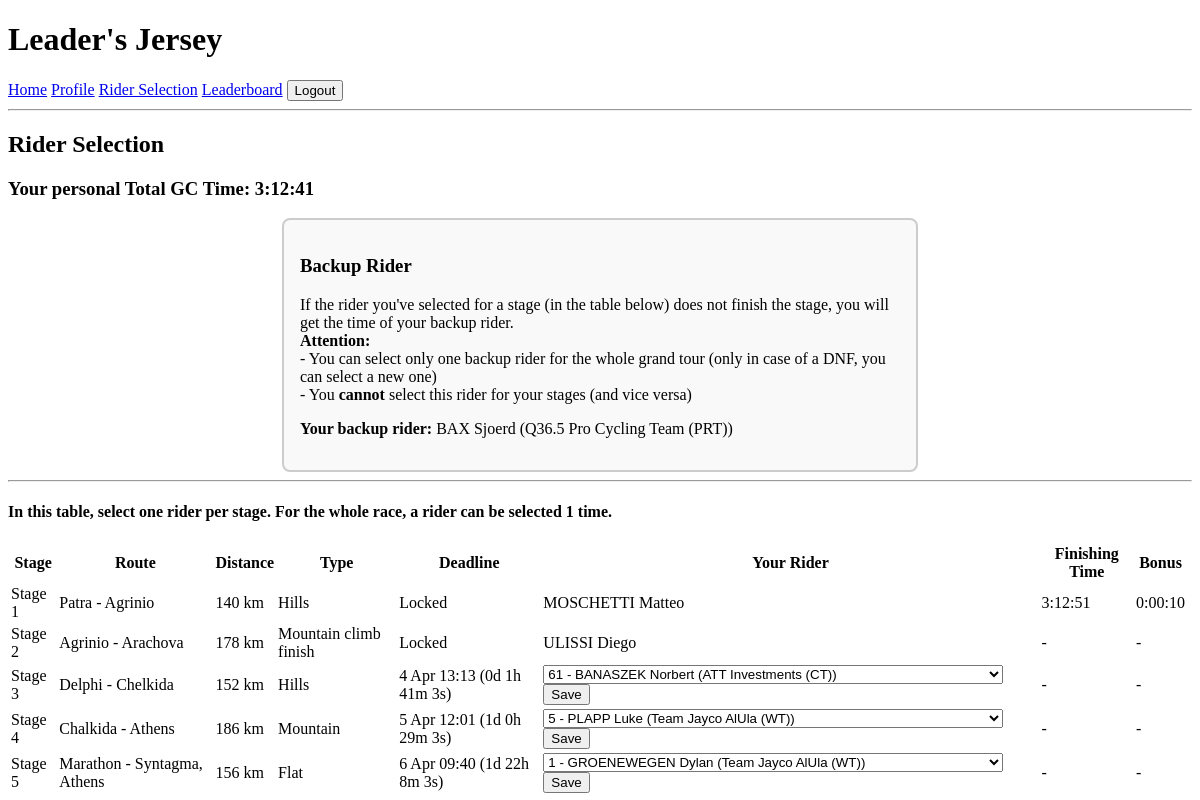
Page /rider_selection/ (signed in) on the earlier database version.
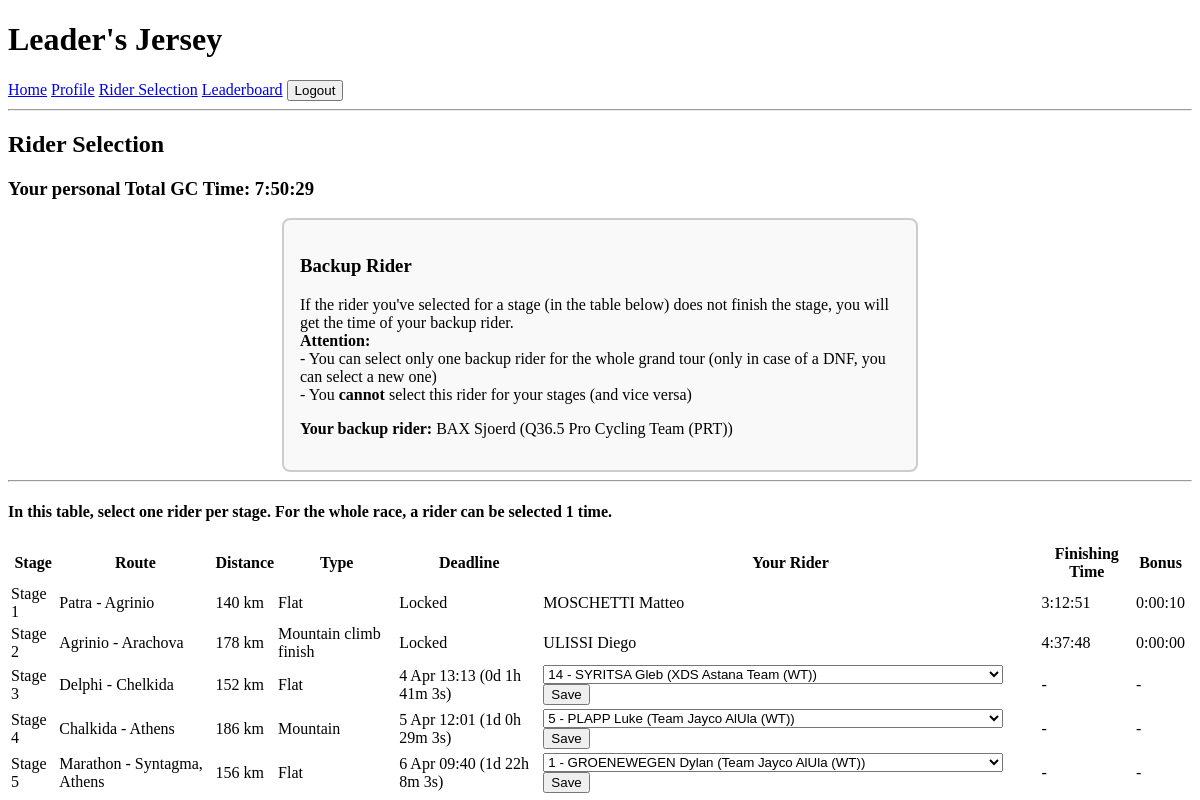
Same page on the later database version.
### game/models.py (models this page shows, shortened)
class PlayerSelection(models.Model):
    player = models.ForeignKey(User, on_delete=models.CASCADE, related_name='selections')
    stage = models.ForeignKey(Stage, on_delete=models.CASCADE, null=True, blank=True, related_name='player_selections')
    rider = models.ForeignKey(Rider, on_delete=models.CASCADE)
    selected_at = models.DateTimeField(auto_now_add=True)
    class Meta:
        constraints = [
            models.UniqueConstraint(fields=['player', 'stage'], name='unique_stage_selection'),
            models.UniqueConstraint(fields=['player'], condition=models.Q(stage__isnull=True), name='unique_backup_selection')
        ]

class Rider(models.Model):
    rider_name = models.CharField(max_length=100)
    team = models.CharField(max_length=100)
    nationality = models.CharField(max_length=100)
    external_id = models.CharField(max_length=100, unique=True)
    start_number = models.PositiveSmallIntegerField(null=True, blank=True)
    is_participating = models.BooleanField(default=False)
    class Meta:
        ordering = ['start_number']

class Stage(models.Model):
    STAGE_TYPE_CHOICES = [
        ('Flat', 'Flat'),
        ('Hills', 'Hills'),
        ('Punch', 'Punch'),
        ('Mountain', 'Mountain'),
        ('Mountain climb finish', 'Mountain climb finish'),
        ('Indiv. Time Trial', 'Indiv. Time Trial'),
        ('Team TT', 'Team Time Trial')
    ]
    race = models.ForeignKey(Race, on_delete=models.CASCADE, related_name='stages', null=True)
    stage_number = models.PositiveSmallIntegerField()
    stage_date = models.DateField()
    departure = models.CharField(max_length=100, null=True)
    arrival = models.CharField(max_length=100, null=True, default='Unknown')
    distance = models.PositiveSmallIntegerField(null=True)
    stage_type = models.CharField(max_length=30, choices=STAGE_TYPE_CHOICES, null=True, blank=True)     # mountain, sprint, TT etc.
    start_time = models.TimeField(default=time(12,0))
    class Meta:
        unique_together = ('race', 'stage_number')  # prevents duplicate stage numbers per race
        ordering = ['race', 'stage_number']

class StageResult(models.Model):
    stage = models.ForeignKey(Stage, on_delete=models.SET_NULL, related_name='results', null=True, blank=True)
    rider = models.ForeignKey(Rider, on_delete=models.CASCADE, related_name='stage_results')
    finishing_time = models.DurationField(null=True, blank=True)
    ranking = models.PositiveSmallIntegerField(null=True, blank=True)
    bonus = models.DurationField(default=timedelta(seconds=0))
    gc_time = models.DurationField(null=True, blank=True)
    gc_rank = models.PositiveSmallIntegerField(null=True, blank=True)

### game/views.py (the view)
# urls.py: path('rider_selection/', rider_selection, name='rider_selection'),
@login_required
def rider_selection(request):
    current_race = Race.objects.order_by('-year').first()
    if current_race:
        stages = Stage.objects.filter(race=current_race).order_by('stage_date', 'stage_number')
    else:
        stages = []
    race_length = len(stages)
    if race_length <= 8:
        rider_limit = 1
    elif race_length <= 14:
        rider_limit = 2
    else:
        rider_limit = 3
    riders = Rider.objects.filter(is_participating=True).order_by('rider_name')
    dnf_riders = StageResult.objects.filter(
        stage__race=current_race,
        finishing_time__isnull=True
    ).values_list('rider_id', flat=True)
    eligible_riders = riders.exclude(id__in=dnf_riders)
    dnf_riders_qs = riders.filter(id__in=dnf_riders)
    sorted_riders = list(eligible_riders) + list(dnf_riders_qs)
    player_selections = PlayerSelection.objects.filter(
        player=request.user,
        stage__in=stages
    ).select_related('stage', 'rider')
    rider_usage = {}
    for selection in player_selections:
        if selection.rider:
            rider_id = selection.rider.id
            rider_usage[rider_id] = rider_usage.get(rider_id, 0) + 1
    selected_stage_rider_ids = set(sel.rider.id for sel in player_selections if sel.rider and sel.stage is not None)
    selection_lookup = { sel.stage_id: sel for sel in player_selections }
    backup_selection = PlayerSelection.objects.filter(player=request.user, stage=None).first()
    backup_rider_id = backup_selection.rider.id if backup_selection and backup_selection.rider else None
    backup_rider_dnf = backup_rider_id in dnf_riders if backup_rider_id else False
    if stages:
        stage1_deadline = timezone.make_aware(datetime.combine(stages[0].stage_date, time(hour=12)))
        backup_locked = timezone.now() > stage1_deadline and not backup_rider_dnf
    else:
        backup_locked = True
    stage_data = []
    total_gc_time = timedelta(0)
    for stage in stages:
        deadline = timezone.make_aware(datetime.combine(stage.stage_date, stage.start_time))
        locked = timezone.now() > deadline
        deadline_iso = deadline.isoformat()
        selection = selection_lookup.get(stage.id)
        selected_rider = selection.rider if selection else None
        result = None
        used_backup = False
        used_fallback = False
        result_source = None
        if selected_rider:
            result_source = None
            try:
                result = StageResult.objects.get(stage=stage, rider=selected_rider)
                result_source = "selection"
            except StageResult.DoesNotExist:
                result = None
        if not result and backup_selection and backup_selection.rider:
            try:
                result = StageResult.objects.get(stage=stage, rider=backup_selection.rider)
                used_backup = True
                result_source = "backup"
            except StageResult.DoesNotExist:
                pass
        if not result:
            last_result = StageResult.objects.filter(stage=stage).order_by('-ranking').first()
            if last_result:
                result = last_result
                used_fallback = True
                result_source = "last finisher"
        if result:
            if used_fallback:
                total_gc_time += result.finishing_time  # no bonus
            else:
                total_gc_time += result.finishing_time - result.bonus
        stage_data.append({
            'stage': stage,
            'locked': locked,
            'selection': selected_rider,
            'result': result,
            'riders': riders.exclude(id=backup_rider_id) if backup_rider_id else riders,
            'sorted_riders': sorted_riders,
            'deadline': deadline,
            'deadline_iso': deadline_iso,
            'used_backup': used_backup,
            'used_fallback': used_fallback,
            'result_source': result_source
        })
    return render(request, 'rider_selection.html', {
        'stage_data': stage_data,
        'total_gc_time': total_gc_time,
        'backup_selection': backup_selection,
        'backup_locked': backup_locked,
        'backup_riders': riders.exclude(id__in=selected_stage_rider_ids),
        'dnf_riders': dnf_riders,
        'rider_usage': rider_usage,
        'rider_limit': rider_limit,
    })

### game/templatetags/custom_filters.py (called while the page is built)
@register.filter
def get_item(dictionary, key):
    return dictionary.get(key)

### game/templates/rider_selection.html (shortened to what this page needs)
{% extends "base.html" %}
{% load custom_filters %}
{% block content %}
    <h2>Rider Selection</h2>
    <h3><strong>Your personal Total GC Time:</strong>  {{ total_gc_time }}</h3>
    <div style="border: 2px solid #ccc; padding: 1em; margin-bottom: 2em; border-radius: 8px; background-color: #f9f9f9; max-width: 600px; margin: 0 auto;">
        <h3>Backup Rider</h3>
        <p>If the rider you've selected for a stage (in the table below) does not finish the stage, you will get the time of your backup rider.<br>
            <strong>Attention:</strong>
            <br>- You can select only one backup rider for the whole grand tour (only in case of a DNF, you can select a new one)<br>
            - You <strong>cannot</strong> select this rider for your stages (and vice versa)
        </p>
        {% if backup_locked %}
            {% if backup_selection %}
                <p><strong>Your backup rider:</strong> {{ backup_selection.rider.rider_name }} ({{ backup_selection.rider.team }})</p>
            {% else %}
                <p><strong>No backup rider selected</strong></p>
            {% endif %}
        {% endif %}
    </div>
    <hr>
    <h4><strong>In this table, select one rider per stage. For the whole race, a rider can be selected {{ rider_limit}} time{{ rider_limit|pluralize }}.</strong></h4>
    <table>
        <thead>
            <tr>
                <th>Stage</th>
                <th>Route</th>
                <th>Distance</th>
                <th>Type</th>
                <th>Deadline</th>
                <th>Your Rider</th>
                <th>Finishing Time</th>
                <th>Bonus</th>
                <th></th>
            </tr>
        </thead>
        <tbody>
            {% for item in stage_data %}
                <tr>
                    <td>Stage {{ item.stage.stage_number }}</td>
                    <td>{{ item.stage.departure }} - {{ item.stage.arrival }}</td>
                    <td>{{ item.stage.distance }} km</td>
                    <td>{{ item.stage.stage_type }}</td>
                    <td>
                        {% if not item.locked %}
                            {{ item.deadline|date:"j M H:i" }}
                            (<span id="countdown-stage-{{ item.stage.stage_number }}" data-deadline="{{ item.deadline|date:"c" }}"></span>)
                        {% else %}
                            Locked
                        {% endif %}
                    </td>
                    <td>
                        {% if item.locked %}
                            {% if item.selection %}
                                {{ item.selection.rider_name }}
                            {% else %}
                                -
                            {% endif %}
                        {% else %}
                            <form method="post" action="{% url 'save_selection' item.stage.id %}">
                                <select name="rider_id">
                                    {% for rider in item.sorted_riders %}
                                        {% with usage=rider_usage|get_item:rider.id %}
                                            {% if rider.id in dnf_riders %}
                                                <option value="{{ rider.id }}" disabled>
                                                    {{ rider.start_number }} - {{ rider.rider_name }} ({{ rider.team }}) – DNF
                                                </option>
                                            {% elif usage and usage >= rider_limit %}
                                                {% if item.selection and rider.id == item.selection.id %}
                                                    <option value="{{ rider.id }}" selected>
                                                        {{ rider.start_number }} - {{ rider.rider_name }} ({{ rider.team }})
                                                    </option>
                                                {% else %}
                                                    <option value="{{ rider.id }}" disabled>
                                                        {{ rider.start_number }} - {{ rider.rider_name }} – Selection limit reached
                                                    </option>
                                                {% endif %}
                                            {% else %}
                                                <option value="{{ rider.id }}"
                                                    {% if item.selection and rider.id == item.selection.id %}selected{% endif %}>
                                                    {{ rider.start_number }} - {{ rider.rider_name }} ({{ rider.team }})
                                                </option>
                                            {% endif %}
                                        {% endwith %}
                                    {% endfor %}
                                </select>
                                <button type="submit">Save</button>
                            </form>
                        {% endif %}
                    </td>
                    <td>
                        {% if item.result %}
                            {{ item.result.finishing_time }}
                        {% else %}
                            -
                        {% endif %}
                    </td>
                    <td>
                        {% if item.result %}
                            {{ item.result.bonus }}
                        {% else %}
                            -
                        {% endif %}
                    </td>
                    <td>
                    </td>
                </tr>
            {% endfor %}
        </tbody>
    </table>
{% endblock %}

### game/templates/base.html (shortened to what this page needs)
<!DOCTYPE html>
<html lang="en">
<head>
</head>
<body>
    <header>
        <h1>Leader's Jersey</h1>
        <nav>
            <a href="/">Home</a>
            {% if user.is_authenticated %}
                <a href="/profile/">Profile</a>
                <a href="/rider_selection/">Rider Selection</a>
                <a href="/leaderboard/">Leaderboard</a>
                <form method="post" action="/logout/" style="display:inline;">
                    <button type="submit">Logout</button>
                </form>
            {% else %}
                <a href="/login/">Login</a>
                <a href="/register/">Register</a>
            {% endif %}
        </nav>
        <hr>
    </header>
    <main>
        {% block content %}
        {% endblock %}
    </main>
    {% load static %}
</body>
</html>

Differences in the rows shown:
changed Stage "Patra": stage.stage_type "Hills" → "Flat"
shown differently, row unchanged: Stage "Arachova": result.finishing_time (not shown) → "4:37:48"; result.bonus (not shown) → "0:00:00"; no longer shows "- -"
changed Stage "Delphi": stage.stage_type "Hills" → "Flat"; rider_id "61 - BANASZEK Norbert (ATT Investments (CT))" → "14 - SYRITSA Gleb (XDS Astana Team (WT))"
Other differences:
{{ total_gc_time }}: "3:12:41" → "7:50:29"
